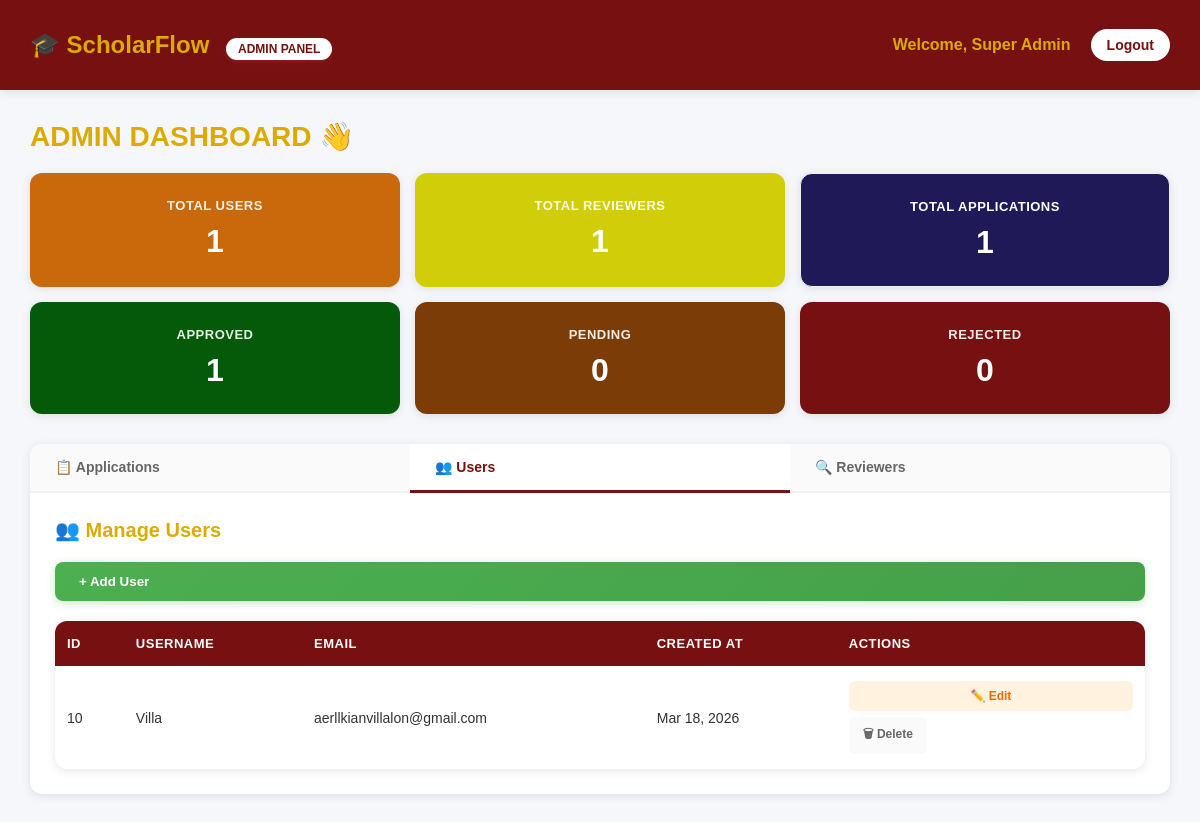
/admin_dashboard.php?tab=users (signed in), run on the app's committed database.
### tables this page shows
CREATE TABLE `users` (
  `id` int(11) NOT NULL,
  `username` varchar(100) DEFAULT NULL,
  `email` varchar(100) DEFAULT NULL,
  `password` varchar(255) DEFAULT NULL,
  `created_at` timestamp NOT NULL DEFAULT current_timestamp()
);

### admin_dashboard.php (the view, shortened to what this page needs)
<?php
$conn = new mysqli("localhost", "root", "", "scholarship_db");
$active_tab = isset($_GET['tab']) ? $_GET['tab'] : 'applications';
$users = $conn->query("SELECT * FROM users ORDER BY created_at DESC");
$totalUsers = $users->num_rows;
$reviewers = $conn->query("SELECT * FROM reviewers ORDER BY created_at DESC");
$totalReviewers = $reviewers->num_rows;
$totalApplications = $conn->query("SELECT COUNT(*) as count FROM applications")->fetch_assoc()['count'];
$approvedCount = $conn->query("SELECT COUNT(*) as count FROM applications WHERE status='Approved'")->fetch_assoc()['count'];
$pendingCount = $conn->query("SELECT COUNT(*) as count FROM applications WHERE status='Pending'")->fetch_assoc()['count'];
$rejectedCount = $conn->query("SELECT COUNT(*) as count FROM applications WHERE status='Rejected'")->fetch_assoc()['count'];
?>
<!DOCTYPE html>
<html lang="en">
<head>
    <link rel="stylesheet" href="style.css">
</head>
<body>
<div class="topnav">
    <div class="nav-left">
        <h2>🎓 ScholarFlow <span class="admin-badge">Admin Panel</span></h2>
    </div>
    <div class="nav-right">
        <span>Welcome, <?php echo htmlspecialchars($_SESSION['username']); ?></span>
        <a href="logout.php" class="logout-btn">Logout</a>
    </div>
</div>
<div class="main">
    <h1>ADMIN DASHBOARD 👋</h1>
    <div class="stats-grid">
        <div class="stat-card users">
            <h3>Total Users</h3>
            <p><?php echo $totalUsers; ?></p>
        </div>
        <div class="stat-card reviewers">
            <h3>Total Reviewers</h3>
            <p><?php echo $totalReviewers; ?></p>
        </div>
        <div class="stat-card">
            <h3>Total Applications</h3>
            <p><?php echo $totalApplications; ?></p>
        </div>
        <div class="stat-card approved">
            <h3>Approved</h3>
            <p><?php echo $approvedCount; ?></p>
        </div>
        <div class="stat-card pending">
            <h3>Pending</h3>
            <p><?php echo $pendingCount; ?></p>
        </div>
        <div class="stat-card rejected">
            <h3>Rejected</h3>
            <p><?php echo $rejectedCount; ?></p>
        </div>
    </div>
    <div class="tab-container">
        <div class="tab-nav">
            <button class="tab-btn <?php echo $active_tab == 'applications' ? 'active' : ''; ?>" onclick="window.location.href='?tab=applications'">
                📋 Applications
            </button>
            <button class="tab-btn <?php echo $active_tab == 'users' ? 'active' : ''; ?>" onclick="window.location.href='?tab=users'">
                👥 Users
            </button>
            <button class="tab-btn <?php echo $active_tab == 'reviewers' ? 'active' : ''; ?>" onclick="window.location.href='?tab=reviewers'">
                🔍 Reviewers
            </button>
        </div>
        <div class="tab-content <?php echo $active_tab == 'users' ? 'active' : ''; ?>" id="users-tab">
            <h3 class="section-title">👥 Manage Users</h3>
            <button class="add-btn" onclick="document.getElementById('addUserModal').classList.add('active')">
                + Add User
            </button>
            <table class="data-table">
                <thead>
                    <tr>
                        <th>ID</th>
                        <th>Username</th>
                        <th>Email</th>
                        <th>Created At</th>
                        <th>Actions</th>
                    </tr>
                </thead>
                <tbody>
                    <?php while($user = $users->fetch_assoc()): ?>
                    <tr>
                        <td><?php echo $user['id']; ?></td>
                        <td><?php echo htmlspecialchars($user['username']); ?></td>
                        <td><?php echo htmlspecialchars($user['email']); ?></td>
                        <td><?php echo date('M d, Y', strtotime($user['created_at'])); ?></td>
                        <td>
                            <div class="action-buttons">
                                <button class="action-btn btn-edit" onclick="openEditUserModal(<?php echo $user['id']; ?>, '<?php echo addslashes($user['username']); ?>', '<?php echo addslashes($user['email']); ?>')">
                                    ✏️ Edit
                                </button>
                                <a href="?tab=users&delete_user=<?php echo $user['id']; ?>" class="action-btn btn-delete" onclick="return confirm('Delete this user and all their applications?')">
                                    🗑 Delete
                                </a>
                            </div>
                        </td>
                    </tr>
                    <?php endwhile; ?>
                </tbody>
            </table>
        </div>
    </div>
</div>
</body>
</html>

### style.css (style rules this page uses)
body { font-family: Arial; margin: 0; background: #e3f2fd; }
button { width: 100%; padding: 10px; background: #42a5f5; color: white; border: none; }
table { width: 100%; background: white; border-collapse: collapse; border-radius: 10px; overflow: hidden; box-shadow: 0 3px 8px rgba(0,0,0,0.1); }
table th { background: #1976d2; color: white; padding: 12px; }
table td { padding: 12px; border-bottom: 1px solid #ddd; }
.main h1 { margin-bottom: 20px; }
.topnav { width: 100%; max-width: 100vw; background: #771111; color: white; display: flex; justify-content: space-between; align-items: center; padding: 0 20px; height: 90px; box-shadow: 0 4px 10px rgba(0,0,0,0.2); position: fixed; top: 0; left: 0; z-index: 1000; box-sizing: border-box; }
.nav-left { display: flex; align-items: center; gap: 20px; }
.nav-left h2 { margin: 0; font-size: 20px; }
.nav-right { display: flex; align-items: center; gap: 15px; }
.logout-btn { background: #771111; padding: 8px 15px; border-radius: 5px; color: white; text-decoration: none; transition: 0.3s; }
.main { margin-top: 90px; padding: 50px; }
.pending { background: #ff9800; color: white; }
.approved { background: #4caf50; color: white; }
.rejected { background: #d32f2f; color: white; }
* { margin: 0; padding: 0; box-sizing: border-box; font-family: Arial, Helvetica, sans-serif; }
body { background: #f4f6f9; color: #333; }
h1, h2, h3 { margin-bottom: 15px; color: #1976d2; }
a { color: #1976d2; text-decoration: none; }

### data on the page
users: id "10", username "Villa", email "aerllkianvillalon@gmail.com", created_at "Mar 18, 2026"

### other printed values
$_SESSION['username'] "Super Admin"
$totalUsers "1"
$totalReviewers "1"
$totalApplications "1"
$approvedCount "1"
$pendingCount "0"
$rejectedCount "0"
